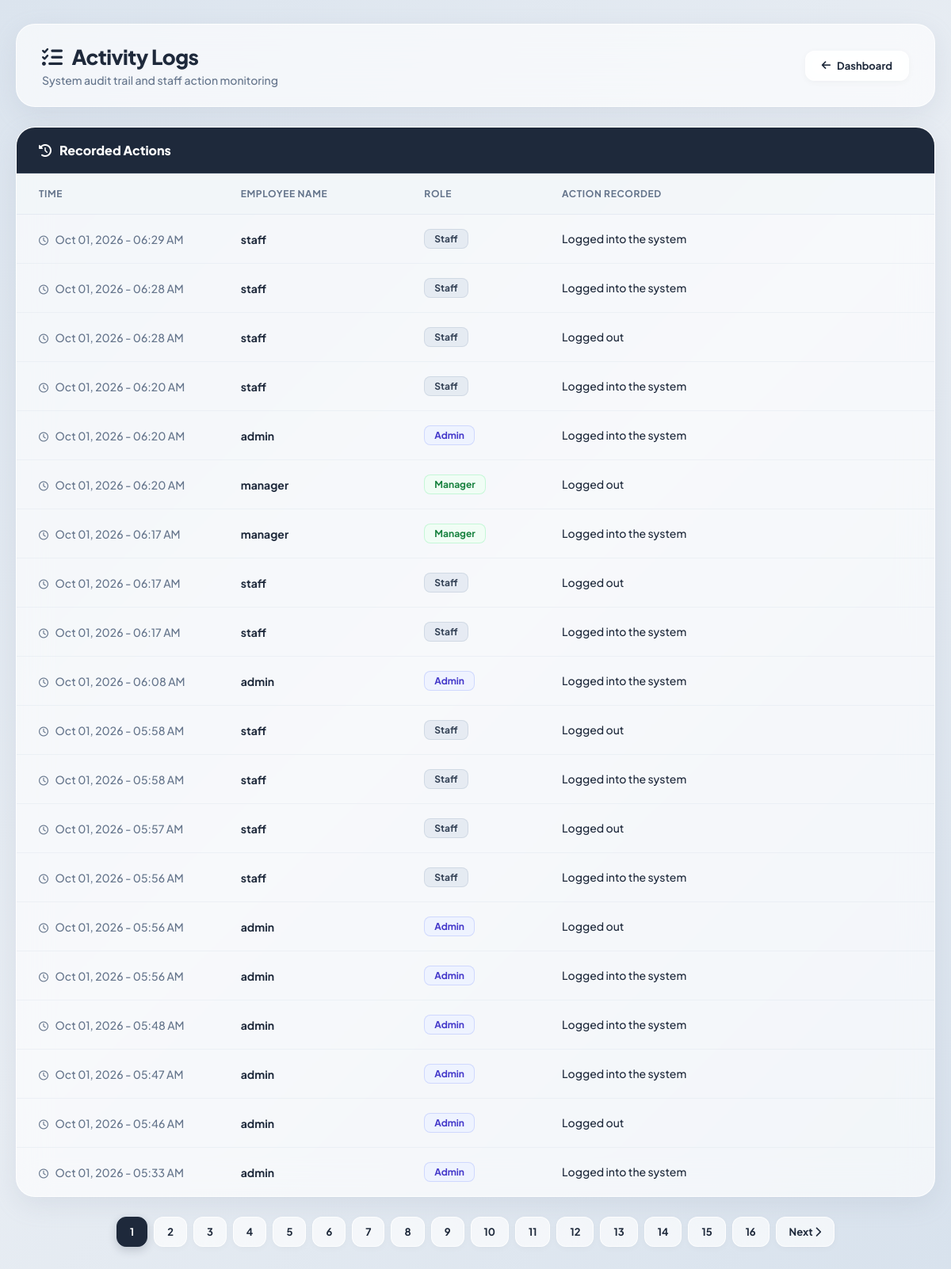
The app's page /staff_tracking.php (signed in) with its own data.
### tables this page shows
CREATE TABLE `staff_logs` (
  `id` int(11) NOT NULL AUTO_INCREMENT,
  `username` varchar(50) DEFAULT NULL,
  `role` varchar(20) DEFAULT NULL,
  `session_token` varchar(255) DEFAULT NULL,
  `action` varchar(100) DEFAULT NULL,
  `log_time` timestamp NOT NULL DEFAULT current_timestamp(),
  PRIMARY KEY (`id`)
);

### staff_tracking.php (the view, shortened to what this page needs)
<?php
require_once 'config.php';
$limit = 20;
$page = isset($_GET['page']) ? max(1, (int)$_GET['page']) : 1;
$offset = ($page - 1) * $limit;
$count_query = mysqli_query($conn, "SELECT COUNT(*) as total FROM staff_logs");
$total_rows = ($count_query) ? mysqli_fetch_assoc($count_query)['total'] : 0;
$total_pages = max(1, ceil($total_rows / $limit));
$stmt = mysqli_prepare($conn, "SELECT log_time, username, role, action FROM staff_logs ORDER BY log_time DESC LIMIT ? OFFSET ?");
mysqli_stmt_bind_param($stmt, "ii", $limit, $offset);
mysqli_stmt_execute($stmt);
$logs = mysqli_stmt_get_result($stmt);
?>
<!DOCTYPE html>
<html lang="en">
<head>
    <?php include_once __DIR__ . '/pwa_head.php'; ?>
    <link rel="stylesheet" href="https://cdnjs.cloudflare.com/ajax/libs/font-awesome/6.4.0/css/all.min.css">
</head>
<body>
<div class="log-container">
    <div class="header">
        <div class="header-title">
            <h1><i class="fa-solid fa-list-check"></i> Activity Logs</h1>
            <p>System audit trail and staff action monitoring</p>
        </div>
        <div>
            <a href="dashboard.php" class="btn-back"><i class="fa-solid fa-arrow-left"></i> Dashboard</a>
        </div>
    </div>
    <div class="card-box">
        <div class="card-header">
            <i class="fa-solid fa-clock-rotate-left"></i> Recorded Actions
        </div>
        <table class="log-table">
            <thead>
                <tr>
                    <th style="width: 22%;">Time</th>
                    <th style="width: 20%;">Employee Name</th>
                    <th style="width: 15%;">Role</th>
                    <th style="width: 43%;">Action Recorded</th>
                </tr>
            </thead>
            <tbody>
                <?php if ($logs && mysqli_num_rows($logs) > 0): ?>
                    <?php while($row = mysqli_fetch_assoc($logs)):
                        $role_class = '';
                        if ($row['role'] === 'Admin') {
                            $role_class = 'role-admin';
                        } elseif ($row['role'] === 'Manager') {
                            $role_class = 'role-manager';
                        }
                    ?>
                    <tr>
                        <td class="time-cell">
                            <i class="fa-regular fa-clock" style="margin-right: 6px; font-size: 12px;"></i>
                            <?php
                            $time_str = strtotime($row['log_time']);
                            echo $time_str ? date('M d, Y - h:i A', $time_str) : htmlspecialchars($row['log_time']);
                            ?>
                        </td>
                        <td><strong><?php echo htmlspecialchars($row['username']); ?></strong></td>
                        <td>
                            <span class="role-badge <?php echo $role_class; ?>">
                                <?php echo htmlspecialchars($row['role']); ?>
                            </span>
                        </td>
                        <td class="action-text"><?php echo htmlspecialchars($row['action']); ?></td>
                    </tr>
                    <?php endwhile; ?>
                <?php endif; ?>
            </tbody>
        </table>
    </div>
    <?php if ($total_pages > 1): ?>
        <div class="pagination">
            <?php for ($i = 1; $i <= $total_pages; $i++): ?>
                <a href="?page=<?php echo $i; ?>" class="<?php echo ($i === $page) ? 'active' : ''; ?>">
                    <?php echo $i; ?>
                </a>
            <?php endfor; ?>
            <?php if ($page < $total_pages): ?>
                <a href="?page=<?php echo $page + 1; ?>">Next <i class="fa-solid fa-chevron-right"></i></a>
            <?php endif; ?>
        </div>
    <?php endif; ?>
</div>
</body>
</html>

### responsive.css (style rules this page uses)
*, *::before, *::after { box-sizing: border-box; }
html { -webkit-text-size-adjust: 100%; -webkit-tap-highlight-color: transparent; }
body { overflow-x: hidden; width: 100%; }

### staff_tracking.php (style rules this page uses)
:root { --bg-gradient: linear-gradient(135deg, #dbe4ee 0%, #e8edf3 50%, #d8e2ed 100%); --glass-card: rgba(255, 255, 255, 0.65); --glass-border: rgba(255, 255, 255, 0.8); --text-dark: #1e293b; --text-muted: #64748b; --dark-header: #1e293b; --shadow: 0 10px 30px rgba(148, 163, 184, 0.18); }
* { box-sizing: border-box; margin: 0; padding: 0; }
body { font-family: 'Plus Jakarta Sans', system-ui, -apple-system, sans-serif; background: var(--bg-gradient); background-attachment: fixed; color: var(--text-dark); min-height: 100vh; padding: 30px 20px; }
.log-container { max-width: 1200px; margin: 0 auto; }
.header { display: flex; justify-content: space-between; align-items: center; background: var(--glass-card); backdrop-filter: blur(20px); -webkit-backdrop-filter: blur(20px); border: 1px solid var(--glass-border); border-radius: 24px; padding: 24px 32px; margin-bottom: 25px; box-shadow: var(--shadow); flex-wrap: wrap; gap: 16px; }
.header-title h1 { color: var(--text-dark); font-size: 26px; font-weight: 800; letter-spacing: -0.02em; display: flex; align-items: center; gap: 12px; }
.header-title p { margin-top: 4px; color: var(--text-muted); font-size: 14px; font-weight: 500; }
.btn-back { padding: 10px 20px; border-radius: 12px; text-decoration: none; font-weight: 700; font-size: 13px; cursor: pointer; backdrop-filter: blur(10px); transition: all 0.25s ease; display: inline-flex; align-items: center; gap: 8px; background: rgba(255, 255, 255, 0.8); color: var(--text-dark); border: 1px solid var(--glass-border); box-shadow: 0 2px 8px rgba(0,0,0,0.04); }
.card-box { background: var(--glass-card); backdrop-filter: blur(20px); -webkit-backdrop-filter: blur(20px); border: 1px solid var(--glass-border); border-radius: 24px; overflow: hidden; box-shadow: var(--shadow); margin-bottom: 25px; }
.card-header { background: var(--dark-header); padding: 18px 28px; font-size: 16px; font-weight: 800; color: #ffffff; display: flex; align-items: center; gap: 10px; border-bottom: 1px solid #334155; }
.log-table { width: 100%; border-collapse: collapse; }
.log-table th, .log-table td { padding: 18px 28px; text-align: left; vertical-align: middle; }
.log-table th { background: rgba(241, 245, 249, 0.6); color: var(--text-muted); font-size: 12px; text-transform: uppercase; letter-spacing: 0.05em; font-weight: 700; border-bottom: 1px solid rgba(226, 232, 240, 0.8); }
.log-table td { border-bottom: 1px solid rgba(226, 232, 240, 0.5); font-size: 14px; font-weight: 500; }
.log-table tr:last-child td { border-bottom: none; }
.time-cell { color: var(--text-muted); font-weight: 600; white-space: nowrap; }
.role-badge { display: inline-block; padding: 4px 12px; border-radius: 8px; font-size: 12px; font-weight: 700; background: rgba(226, 232, 240, 0.8); color: #334155; border: 1px solid rgba(203, 213, 225, 0.8); }
.role-admin { background: rgba(238, 242, 255, 0.9); color: #4338ca; border-color: rgba(199, 210, 254, 0.8); }
.role-manager { background: rgba(240, 253, 244, 0.9); color: #15803d; border-color: rgba(187, 247, 208, 0.8); }
.action-text { color: var(--text-dark); line-height: 1.5; }
.pagination { display: flex; justify-content: center; align-items: center; gap: 8px; margin-top: 25px; flex-wrap: wrap; }
.pagination a { padding: 10px 16px; background: var(--glass-card); backdrop-filter: blur(10px); border: 1px solid var(--glass-border); color: var(--text-dark); text-decoration: none; border-radius: 12px; font-weight: 700; font-size: 13px; box-shadow: 0 2px 8px rgba(0,0,0,0.03); transition: all 0.2s ease; }
.pagination a.active { background: #1e293b; color: #ffffff; border-color: #1e293b; box-shadow: 0 4px 12px rgba(30, 41, 59, 0.2); }

### records on screen
staff_logs: log_time "Oct 01, 2026 - 06:29 AM", username "staff", role "Staff", action "Logged into the system"
staff_logs: log_time "Oct 01, 2026 - 06:28 AM", username "staff", role "Staff", action "Logged into the system"
staff_logs: log_time "Oct 01, 2026 - 06:28 AM", username "staff", role "Staff", action "Logged out"
staff_logs: log_time "Oct 01, 2026 - 06:20 AM", username "staff", role "Staff", action "Logged into the system"
staff_logs: log_time "Oct 01, 2026 - 06:20 AM", username "admin", role "Admin", action "Logged into the system"
staff_logs: log_time "Oct 01, 2026 - 06:20 AM", username "manager", role "Manager", action "Logged out"
staff_logs: log_time "Oct 01, 2026 - 06:17 AM", username "manager", role "Manager", action "Logged into the system"
staff_logs: log_time "Oct 01, 2026 - 06:17 AM", username "staff", role "Staff", action "Logged out"
staff_logs: log_time "Oct 01, 2026 - 06:17 AM", username "staff", role "Staff", action "Logged into the system"
staff_logs: log_time "Oct 01, 2026 - 06:08 AM", username "admin", role "Admin", action "Logged into the system"
staff_logs: log_time "Oct 01, 2026 - 05:58 AM", username "staff", role "Staff", action "Logged out"
staff_logs: log_time "Oct 01, 2026 - 05:58 AM", username "staff", role "Staff", action "Logged into the system"
staff_logs: log_time "Oct 01, 2026 - 05:57 AM", username "staff", role "Staff", action "Logged out"
staff_logs: log_time "Oct 01, 2026 - 05:56 AM", username "staff", role "Staff", action "Logged into the system"
staff_logs: log_time "Oct 01, 2026 - 05:56 AM", username "admin", role "Admin", action "Logged out"
staff_logs: log_time "Oct 01, 2026 - 05:56 AM", username "admin", role "Admin", action "Logged into the system"
staff_logs: log_time "Oct 01, 2026 - 05:48 AM", username "admin", role "Admin", action "Logged into the system"
staff_logs: log_time "Oct 01, 2026 - 05:47 AM", username "admin", role "Admin", action "Logged into the system"
staff_logs: log_time "Oct 01, 2026 - 05:46 AM", username "admin", role "Admin", action "Logged out"
staff_logs: log_time "Oct 01, 2026 - 05:33 AM", username "admin", role "Admin", action "Logged into the system"
